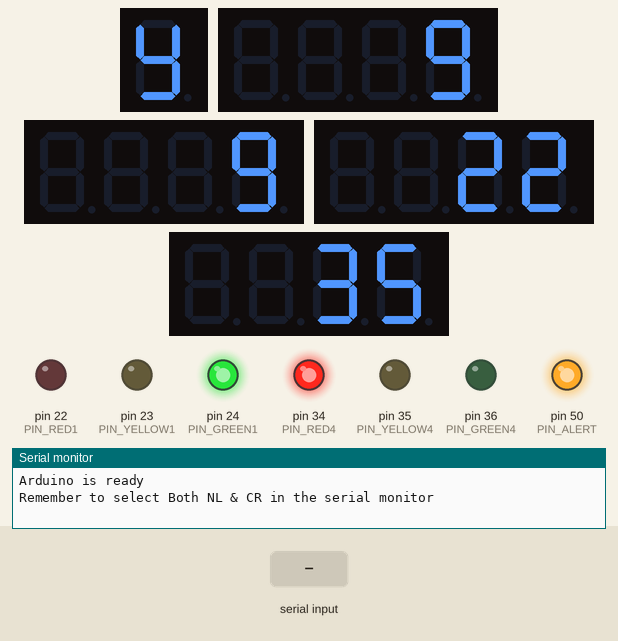
This sketch was run on a simulated Arduino Mega 2560, built with avr-gcc and run on an emulated ATmega2560. Parts: 1-digit seven-segment display, 4 × 4-digit seven-segment display, output pins drawn as LEDs (lit = HIGH), the last lines printed to the serial monitor. Wiring (inferred from the names in the program): 1-digit 7-segment display, segments lit when LOW: segments pin 26, pin 27, pin 28, pin 29, pin 30, pin 31, pin 32. Dashed ring = blinking. The inputs (shaded band) are chosen by the test bench. The segment pins are drawn as the display they are named for; pins used as bus, display or sensor lines are not drawn.

Above: at 1.2 s.
1.3 s: "2" received over the second serial link
At 1.7 s:
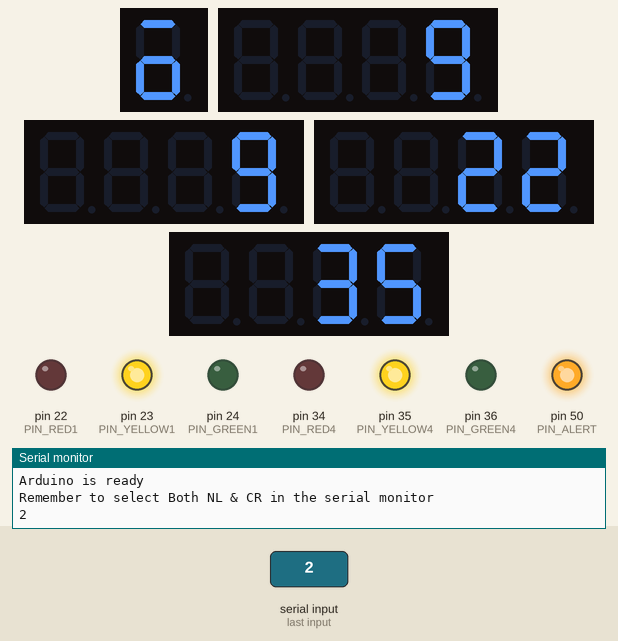
At 4.27 s:
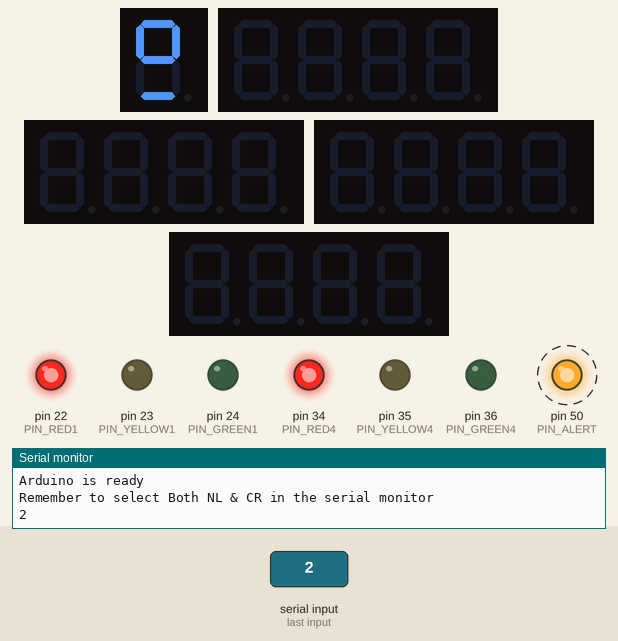
Timing chart, 0 to 17.4 s (numbered marks = the images above; inputs shaded):
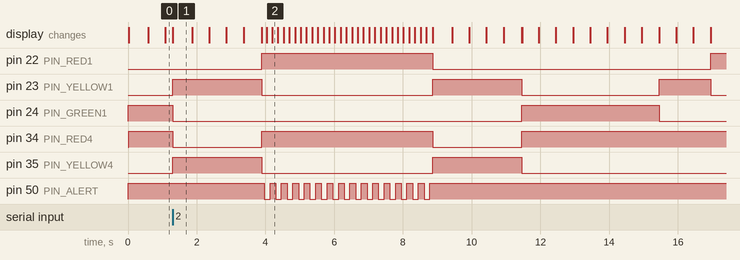

The sketch:

finalATMEGA.ino
```cpp
#include <TM1637Display.h>
#include <Arduino.h>
#define CLK 2
#define DIO1 3
#define DIO2 4
#define DIO3 5
#define DIO4 6

#define PIN_RED1 22
#define PIN_YELLOW1 23
#define PIN_GREEN1 24
#define GND_BLOCK1 25

#define PIN_RED2 26
#define PIN_YELLOW2 27
#define PIN_GREEN2 28
#define GND_BLOCK2 29

#define PIN_RED3 30
#define PIN_YELLOW3 31
#define PIN_GREEN3 32
#define GND_BLOCK3 33

#define PIN_RED4 34
#define PIN_YELLOW4 35
#define PIN_GREEN4 36
#define GND_BLOCK4 37

#define SENSING1A 38
#define SENSING1B 39
#define SENSING1C 40

#define SENSING2A 41
#define SENSING2B 42
#define SENSING2C 43

#define SENSING3A 44
#define SENSING3B 45
#define SENSING3C 46

#define SENSING4A 47
#define SENSING4B 48
#define SENSING4C 49

#define PIN_ALERT 50

char charData = ' ';
const uint8_t SEG_DONE[] = {SEG_G,SEG_G,SEG_G,SEG_G,};
const uint8_t SEG_CLEAR[] = {0,0,0,0};
const int SENSOR_VALUE = 15;

int isObstacleA = HIGH;
int isObstacleB = HIGH;
int isObstacleC = HIGH;

int TransitionYellow = 3;
int Base = 10;
int GreenStep1 = Base;  //Variable to interate
int GreenStep2 = Base;  //Variable to interate
int GreenStep3 = Base;  //Variable to interate
int GreenStep4 = Base;  //Variable to interate
int RedStep1 = 0;
int RedStep2 = 0;
int RedStep3 = 0;
int RedStep4 = 0;
int NumbStep1 = 0;
int NumbStep2 = 0;
int NumbStep3 = 0;
int NumbStep4 = 0;

boolean isChanged = false;
boolean isChecked1 = true;
boolean isChecked2 = true;
boolean isChecked3 = true;
boolean isChecked4 = true;

unsigned long intervalSecond = 500;
unsigned long intervalLampu = 5;
unsigned long intervalInterupt = 15*intervalSecond;
unsigned long lastMillisSecond = 0;
unsigned long lastMillisLampu = 0;
unsigned long lastMillisInterupt = 0;
unsigned long currentMillisSecond = millis();
unsigned long currentMillisLampu = millis();
unsigned long currentMillisInterupt = millis();

TM1637Display display1(CLK, DIO1);

TM1637Display display2(CLK, DIO2);

TM1637Display display3(CLK, DIO3);

TM1637Display display4(CLK, DIO4);

int idx = 1;

int Red1 = LOW;
int Yellow1 = LOW;
int Green1 = LOW;
int LightState1 = 1; //0 = Red; 1 = Yellow (Red To Green); 2 = Green; 3 = Yellow (Green To Red)

int Red2 = LOW;
int Yellow2 = LOW;
int Green2 = LOW;
int LightState2 = 3; //0 = Red; 1 = Yellow (Red To Green); 2 = Green; 3 = Yellow (Green To Red)

int Red3 = LOW;
int Yellow3 = LOW;
int Green3 = LOW;
int LightState3 = 3; //0 = Red; 1 = Yellow (Red To Green); 2 = Green; 3 = Yellow (Green To Red)

int Red4 = LOW;
int Yellow4 = LOW;
int Green4 = LOW;
int LightState4 = 3; //0 = Red; 1 = Yellow (Red To Green); 2 = Green; 3 = Yellow (Green To Red)

void setup(){
  pinMode(PIN_RED1, OUTPUT);
  pinMode(PIN_YELLOW1, OUTPUT);
  pinMode(PIN_GREEN1, OUTPUT);
  pinMode(GND_BLOCK1, OUTPUT);
  digitalWrite(GND_BLOCK1, LOW);

  pinMode(PIN_RED2, OUTPUT);
  pinMode(PIN_YELLOW2, OUTPUT);
  pinMode(PIN_GREEN2, OUTPUT);
  pinMode(GND_BLOCK2, OUTPUT);
  digitalWrite(GND_BLOCK2, LOW);

  pinMode(PIN_RED3, OUTPUT);
  pinMode(PIN_YELLOW3, OUTPUT);
  pinMode(PIN_GREEN3, OUTPUT);
  pinMode(GND_BLOCK3, OUTPUT);
  digitalWrite(GND_BLOCK3, LOW);

  pinMode(PIN_RED4, OUTPUT);
  pinMode(PIN_YELLOW4, OUTPUT);
  pinMode(PIN_GREEN4, OUTPUT);
  pinMode(GND_BLOCK4, OUTPUT);
  digitalWrite(GND_BLOCK4, LOW);

  pinMode(SENSING1A, INPUT);
  pinMode(SENSING1B, INPUT);
  pinMode(SENSING1C, INPUT);

  pinMode(SENSING2A, INPUT);
  pinMode(SENSING2B, INPUT);
  pinMode(SENSING2C, INPUT);

  pinMode(SENSING3A, INPUT);
  pinMode(SENSING3B, INPUT);
  pinMode(SENSING3C, INPUT);

  pinMode(SENSING4A, INPUT);
  pinMode(SENSING4B, INPUT);
  pinMode(SENSING4C, INPUT);

  pinMode(PIN_ALERT, OUTPUT);
  digitalWrite(PIN_ALERT, HIGH);
  init_count();


  Serial.begin(9600);

  Serial.println("Arduino is ready");

  Serial.println("Remember to select Both NL & CR in the serial monitor");

  // HC-05 default serial speed for AT mode is 38400

  Serial3.begin(9600);

  display1.setBrightness(0x00);  //set the diplay to minimum brightness
  display2.setBrightness(0x00);  //set the diplay to minimum brightness
  display3.setBrightness(0x00);  //set the diplay to minimum brightness
  display4.setBrightness(0x00);  //set the diplay to minimum brightness

  update_pin_lamp1();
  update_pin_lamp2();
  update_pin_lamp3();
  update_pin_lamp4();

  update_count();
}


void loop(){
  if (Serial3.available()) {

    charData = Serial3.read();

    Serial.write(charData);

  }

  // Keep reading from Arduino Serial Monitor and send to HC-05

  if (Serial.available()) {

    charData = Serial.read();

    Serial3.write(charData);
  }

  if(charData == '1'){
    interupt(1);
  }
  else if(charData == '2'){
    interupt(2);
  }
  else if(charData == '3'){
    interupt(3);
  }
  else if(charData == '4'){
    interupt(4);
  }

  currentMillisSecond = millis();
  currentMillisLampu = millis();
  if ((unsigned long)(currentMillisSecond  - lastMillisSecond ) >= intervalSecond){

    isChanged = true;
    lastMillisSecond = currentMillisSecond;

    if(LightState1 == 2 || LightState1 == 0){
      update_time(1);
      isChecked1 = false;
    }
    else {
      if(LightState1 == 2 && isChecked1 == false){
        checkBlock1();
      }
      clear_time(1);
    }
    NumbStep1--;

    if(LightState2 == 2 || LightState2 == 0){
      update_time(2);
      isChecked2 = false;
    }
    else {
      if(LightState2 == 2 && isChecked2 == false){
        checkBlock2();
      }
      clear_time(2);
    }
    NumbStep2--;

    if(LightState3 == 2 || LightState3 == 0){
      update_time(3);
      isChecked3 = false;
    }
    else {
      if(LightState3 == 2 && isChecked3 == false){
        checkBlock3();
      }
      clear_time(3);
    }
    NumbStep3--;

    if(LightState4 == 2 || LightState4 == 0){
      update_time(4);
      isChecked4 = false;
    }
    else {
      if(LightState4 == 2 && isChecked4 == false){
        checkBlock4();
      }
      clear_time(4);
    }
    NumbStep4--;


    if(NumbStep1 < 1){
      update_pin_lamp1();
    }
    if(NumbStep2 < 1){
      update_pin_lamp2();
    }
    if(NumbStep3 < 1){
      update_pin_lamp3();
    }
    if(NumbStep4 < 1){
      update_pin_lamp4();
    }

  }

  if ((unsigned long)(currentMillisLampu - lastMillisLampu) >= intervalLampu){
    update_lamp(idx);
    idx++;
    lastMillisLampu = currentMillisLampu;
  }
  if(idx > 4){
    isChanged = false;
    idx = 1;
  }
}

void interupt(int index){
    currentMillisInterupt = millis();
    lastMillisInterupt = currentMillisInterupt;

    currentMillisSecond = millis();
    lastMillisSecond = currentMillisSecond;
    boolean done = false;
    int idxBlink = 0;

    digitalWrite(PIN_RED1, LOW);
    digitalWrite(PIN_YELLOW1, LOW);
    digitalWrite(PIN_GREEN1, LOW);
    digitalWrite(PIN_RED2, LOW);
    digitalWrite(PIN_YELLOW2, LOW);
    digitalWrite(PIN_GREEN2, LOW);
    digitalWrite(PIN_RED3, LOW);
    digitalWrite(PIN_YELLOW3, LOW);
    digitalWrite(PIN_GREEN3, LOW);
    digitalWrite(PIN_RED4, LOW);
    digitalWrite(PIN_YELLOW4, LOW);
    digitalWrite(PIN_GREEN4, LOW);

    currentMillisSecond = millis();
    lastMillisSecond = currentMillisSecond;
    idxBlink = 5;
    while(idxBlink > 0 ){
      currentMillisSecond = millis();
      if ((unsigned long)(currentMillisSecond  - lastMillisSecond ) >= intervalSecond){
        display1.showNumberDec(idxBlink);
        display2.showNumberDec(idxBlink);
        display3.showNumberDec(idxBlink);
        display4.showNumberDec(idxBlink);
        idxBlink--;
        lastMillisSecond = currentMillisSecond;
      }
      digitalWrite(PIN_YELLOW1, HIGH);
      digitalWrite(PIN_YELLOW2, HIGH);
      digitalWrite(PIN_YELLOW3, HIGH);
      digitalWrite(PIN_YELLOW4, HIGH);
    }
    while ((unsigned long)(currentMillisInterupt  - lastMillisInterupt ) < intervalInterupt){
      currentMillisInterupt = millis();
      currentMillisSecond = millis();
      if ((unsigned long)(currentMillisSecond  - lastMillisSecond ) >= intervalSecond/3){
        if(idxBlink%2 == 0){
          digitalWrite(PIN_ALERT, LOW);
          display1.setSegments(SEG_DONE);
          display2.setSegments(SEG_DONE);
          display3.setSegments(SEG_DONE);
          display4.setSegments(SEG_DONE);
        }else{
          digitalWrite(PIN_ALERT, HIGH);
          display1.setSegments(SEG_CLEAR);
          display2.setSegments(SEG_CLEAR);
          display3.setSegments(SEG_CLEAR);
          display4.setSegments(SEG_CLEAR);
        }
        lastMillisSecond = currentMillisSecond;
        idxBlink++;
      }
      if(done == false){
        switch(index){
          case 1:
            digitalWrite(PIN_RED1, LOW);
            digitalWrite(PIN_YELLOW1, LOW);
            digitalWrite(PIN_GREEN1, HIGH);
            digitalWrite(PIN_RED2, HIGH);
            digitalWrite(PIN_YELLOW2, LOW);
            digitalWrite(PIN_GREEN2, LOW);
            digitalWrite(PIN_RED3, HIGH);
            digitalWrite(PIN_YELLOW3, LOW);
            digitalWrite(PIN_GREEN3, LOW);
            digitalWrite(PIN_RED4, HIGH);
            digitalWrite(PIN_YELLOW4, LOW);
            digitalWrite(PIN_GREEN4, LOW);
            break;

          case 2:
            digitalWrite(PIN_RED1, HIGH);
            digitalWrite(PIN_YELLOW1, LOW);
            digitalWrite(PIN_GREEN1, LOW);
            digitalWrite(PIN_RED2, LOW);
            digitalWrite(PIN_YELLOW2, LOW);
            digitalWrite(PIN_GREEN2, HIGH);
            digitalWrite(PIN_RED3, HIGH);
            digitalWrite(PIN_YELLOW3, LOW);
            digitalWrite(PIN_GREEN3, LOW);
            digitalWrite(PIN_RED4, HIGH);
            digitalWrite(PIN_YELLOW4, LOW);
            digitalWrite(PIN_GREEN4, LOW);
            break;

          case 3:
            digitalWrite(PIN_RED1, HIGH);
            digitalWrite(PIN_YELLOW1, LOW);
            digitalWrite(PIN_GREEN1, LOW);
            digitalWrite(PIN_RED2, HIGH);
            digitalWrite(PIN_YELLOW2, LOW);
            digitalWrite(PIN_GREEN2, LOW);
            digitalWrite(PIN_RED3, LOW);
            digitalWrite(PIN_YELLOW3, LOW);
            digitalWrite(PIN_GREEN3, HIGH);
            digitalWrite(PIN_RED4, HIGH);
            digitalWrite(PIN_YELLOW4, LOW);
            digitalWrite(PIN_GREEN4, LOW);
            break;

          case 4:
            digitalWrite(PIN_RED1, HIGH);
            digitalWrite(PIN_YELLOW1, LOW);
            digitalWrite(PIN_GREEN1, LOW);
            digitalWrite(PIN_RED2, HIGH);
            digitalWrite(PIN_YELLOW2, LOW);
            digitalWrite(PIN_GREEN2, LOW);
            digitalWrite(PIN_RED3, HIGH);
            digitalWrite(PIN_YELLOW3, LOW);
            digitalWrite(PIN_GREEN3, LOW);
            digitalWrite(PIN_RED4, LOW);
            digitalWrite(PIN_YELLOW4, LOW);
            digitalWrite(PIN_GREEN4, HIGH);
            break;
        }
        for(int j=1; j<5; j++){
          if(j==4) done = true;
          charData = ' ';
        }
      }
    }
    idxBlink = 0;

    digitalWrite(PIN_RED1, LOW);
    digitalWrite(PIN_YELLOW1, LOW);
    digitalWrite(PIN_GREEN1, LOW);
    digitalWrite(PIN_RED2, LOW);
    digitalWrite(PIN_YELLOW2, LOW);
    digitalWrite(PIN_GREEN2, LOW);
    digitalWrite(PIN_RED3, LOW);
    digitalWrite(PIN_YELLOW3, LOW);
    digitalWrite(PIN_GREEN3, LOW);
    digitalWrite(PIN_RED4, LOW);
    digitalWrite(PIN_YELLOW4, LOW);
    digitalWrite(PIN_GREEN4, LOW);

    currentMillisSecond = millis();
    lastMillisSecond = currentMillisSecond;
    idxBlink = 5;
    while(idxBlink > 0){
      currentMillisSecond = millis();
      if ((unsigned long)(currentMillisSecond  - lastMillisSecond ) >= intervalSecond){
        display1.showNumberDec(idxBlink);
        display2.showNumberDec(idxBlink);
        display3.showNumberDec(idxBlink);
        display4.showNumberDec(idxBlink);
        idxBlink--;
        lastMillisSecond = currentMillisSecond;
      }
      digitalWrite(PIN_YELLOW1, HIGH);
      digitalWrite(PIN_YELLOW2, HIGH);
      digitalWrite(PIN_YELLOW3, HIGH);
      digitalWrite(PIN_YELLOW4, HIGH);
    }
}

void checkBlock1(){
    isObstacleA = digitalRead(SENSING1A);
    isObstacleB = digitalRead(SENSING1B);
    isObstacleC = digitalRead(SENSING1C);

    GreenStep1 = Base;
    int margin = 0;
    if(isObstacleA == LOW) {
      margin = SENSOR_VALUE;
    }
    if(isObstacleB == LOW) {
      margin += SENSOR_VALUE;
    }
    if(isObstacleC == LOW){
      margin += SENSOR_VALUE;
    }
    isChecked1 = true;

    if(margin>0){
      GreenStep1 = margin;
      NumbStep2 += margin-Base;
      NumbStep3 += margin-Base;
    }
    RedStep2 = GreenStep1;
    RedStep3 = NumbStep2 + GreenStep2 + TransitionYellow;
    RedStep4 = NumbStep3 + GreenStep3 + TransitionYellow;
    String l = String(RedStep4);
    Serial.println(l);
}

void checkBlock2(){
    isObstacleA = digitalRead(SENSING2A);
    isObstacleB = digitalRead(SENSING2B);
    isObstacleC = digitalRead(SENSING2C);

    GreenStep2 = Base;
    int margin = 0;
    if(isObstacleA == LOW) {
      margin = SENSOR_VALUE;
    }
    if(isObstacleB == LOW) {
      margin += SENSOR_VALUE;
    }
    if(isObstacleC == LOW){
      margin += SENSOR_VALUE;
    }
    isChecked2 = true;

    if(margin>0){
      GreenStep2 = margin;
      NumbStep4 += margin-Base;
      NumbStep3 += margin-Base;
    }

    RedStep3 = GreenStep2;
    RedStep4 = NumbStep3 + GreenStep3 + TransitionYellow;
    RedStep1 = NumbStep4 + GreenStep4 + TransitionYellow;
}
void checkBlock3(){
    isObstacleA = digitalRead(SENSING3A);
    isObstacleB = digitalRead(SENSING3B);
    isObstacleC = digitalRead(SENSING3C);

    GreenStep3 = Base;
    int margin = 0;
    if(isObstacleA == LOW) {
      margin = SENSOR_VALUE;
    }
    if(isObstacleB == LOW) {
      margin += SENSOR_VALUE;
    }
    if(isObstacleC == LOW){
      margin += SENSOR_VALUE;
    }
    isChecked3 = true;

    if(margin>0){
      GreenStep3 = margin;
      NumbStep1 += margin-Base;
      NumbStep4 += margin-Base;
    }

    RedStep4 = GreenStep3;
    RedStep1 = NumbStep4 + GreenStep4 + TransitionYellow;
    RedStep2 = NumbStep1 + GreenStep1 + TransitionYellow;
}
void checkBlock4(){
    isObstacleA = digitalRead(SENSING4A);
    isObstacleB = digitalRead(SENSING4B);
    isObstacleC = digitalRead(SENSING4C);

    GreenStep4 = Base;
    int margin = 0;
    if(isObstacleA == LOW) {
      margin = SENSOR_VALUE;
    }
    if(isObstacleB == LOW) {
      margin += SENSOR_VALUE;
    }
    if(isObstacleC == LOW){
      margin += SENSOR_VALUE;
    }
    isChecked4 = true;

    if(margin>0){
      GreenStep4 = margin;
      NumbStep1 += margin-Base;
      NumbStep2 += margin-Base;
    }

    RedStep1 = GreenStep4;
    RedStep2 = NumbStep1 + GreenStep1 + TransitionYellow;
    RedStep3 = NumbStep2 + GreenStep2 + TransitionYellow;
}
void update_count(){
  NumbStep1 = GreenStep1;
  NumbStep2 = GreenStep1;
  NumbStep3 = NumbStep2 + GreenStep2 + TransitionYellow;
  NumbStep4 = NumbStep3 + GreenStep3 + TransitionYellow;
}

void init_count(){
  RedStep1 = GreenStep2 + GreenStep3 + GreenStep4 + (2*TransitionYellow);
  RedStep2 = GreenStep1 + GreenStep3 + GreenStep4 + (2*TransitionYellow);
  RedStep3 = GreenStep1 + GreenStep2 + GreenStep4 + (2*TransitionYellow);
  RedStep4 = GreenStep1 + GreenStep2 + GreenStep3 + (2*TransitionYellow);
}

void update_time(int pos1){
  switch(pos1){
    case 1:
      display1.showNumberDec(NumbStep1);
      break;
    case 2:
      display2.showNumberDec(NumbStep2);
      break;
    case 3:
      display3.showNumberDec(NumbStep3);
      break;
    case 4:
      display4.showNumberDec(NumbStep4);
      break;
  }
}
void clear_time(int pos2){
  switch(pos2){
    case 1:
      display1.setSegments(SEG_DONE);
      break;
    case 2:
      display2.setSegments(SEG_DONE);
      break;
    case 3:
      display3.setSegments(SEG_DONE);
      break;
    case 4:
      display4.setSegments(SEG_DONE);
      break;
  }
}
void check_state(){
    update_pin_lamp1();
    update_pin_lamp2();
    update_pin_lamp3();
    update_pin_lamp4();
}

void update_pin_lamp1(){
  switch(LightState1){
    case 0:
      LightState1 = 1;
      NumbStep1 = TransitionYellow;
      Red1 = LOW;
      Yellow1 = HIGH;
      Green1 = LOW;
      break;

    case 1:
      LightState1 = 2;
      NumbStep1 = GreenStep1;
      Red1 = LOW;
      Yellow1 = LOW;
      Green1 = HIGH;
      break;

    case 2:
      LightState1 = 3;
      NumbStep1 = TransitionYellow;
      Red1 = LOW;
      Yellow1 = HIGH;
      Green1 = LOW;
      break;

    case 3:
      LightState1 = 0;
      NumbStep1 = RedStep1;
      Red1 = HIGH;
      Yellow1 = LOW;
      Green1 = LOW;
      break;
  }
}

void update_pin_lamp2(){
  switch(LightState2){
    case 0:
      LightState2 = 1;
      NumbStep2 = TransitionYellow;
      Red2 = LOW;
      Yellow2 = HIGH;
      Green2 = LOW;
      break;

    case 1:
      LightState2 = 2;
      NumbStep2 = GreenStep2;
      Red2 = LOW;
      Yellow2 = LOW;
      Green2 = HIGH;
      break;

    case 2:
      LightState2 = 3;
      NumbStep2 = TransitionYellow;
      Red2 = LOW;
      Yellow2 = HIGH;
      Green2 = LOW;
      break;

    case 3:
      LightState2 = 0;
      NumbStep2 = RedStep2;
      Red2 = HIGH;
      Yellow2 = LOW;
      Green2 = LOW;
      break;
  }
}

void update_pin_lamp3(){
  switch(LightState3){
    case 0:
      LightState3 = 1;
      NumbStep3 = TransitionYellow;
      Red3 = LOW;
      Yellow3 = HIGH;
      Green3 = LOW;
      break;

    case 1:
      LightState3 = 2;
      NumbStep3 = GreenStep3;
      Red3 = LOW;
      Yellow3 = LOW;
      Green3 = HIGH;
      break;

    case 2:
      LightState3 = 3;
      NumbStep3 = TransitionYellow;
      Red3 = LOW;
      Yellow3 = HIGH;
      Green3 = LOW;
      break;

    case 3:
      LightState3 = 0;
      NumbStep3 = RedStep3;
      Red3 = HIGH;
      Yellow3 = LOW;
      Green3 = LOW;
      break;
  }
}

void update_pin_lamp4(){
  switch(LightState4){
    case 0:
      LightState4 = 1;
      NumbStep4 = TransitionYellow;
      Red4 = LOW;
      Yellow4 = HIGH;
      Green4 = LOW;
      break;

    case 1:
      LightState4 = 2;
      NumbStep4 = GreenStep4;
      Red4 = LOW;
      Yellow4 = LOW;
      Green4 = HIGH;
      break;

    case 2:
      LightState4 = 3;
      NumbStep4 = TransitionYellow;
      Red4 = LOW;
      Yellow4 = HIGH;
      Green4 = LOW;
      break;

    case 3:
      LightState4 = 0;
      NumbStep4 = RedStep4;
      Red4 = HIGH;
      Yellow4 = LOW;
      Green4 = LOW;
      break;
  }
}
void update_lamp(int index){
  switch(index){
    case 1:
      digitalWrite(PIN_RED1, Red1);
      digitalWrite(PIN_YELLOW1, Yellow1);
      digitalWrite(PIN_GREEN1, Green1);
      break;

    case 2:
      digitalWrite(PIN_RED2, Red2);
      digitalWrite(PIN_YELLOW2, Yellow2);
      digitalWrite(PIN_GREEN2, Green2);
      break;

    case 3:
      digitalWrite(PIN_RED3, Red3);
      digitalWrite(PIN_YELLOW3, Yellow3);
      digitalWrite(PIN_GREEN3, Green3);
      break;

    case 4:
      digitalWrite(PIN_RED4, Red4);
      digitalWrite(PIN_YELLOW4, Yellow4);
      digitalWrite(PIN_GREEN4, Green4);
  }
}
```

Measured:
- after the input at 1.3 s, pin 22 (PIN_RED1): LOW → HIGH after 2.6 s instead of 5.3 s; pin 24 (PIN_GREEN1): HIGH → LOW after 0.00 s instead of 3.8 s
- what the display in image 1 shows lasts 0.6 s, from 1.3 s to 1.9 s
